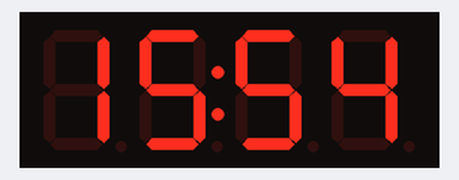
Bench run of a program on a simulated ESP8266 board running MicroPython. Shown: 4-digit seven-segment display. WiFi joins after 1.5 s; the clock reads 2024-03-15 10:24:30 at power-on unless the program sets it; library files of the repository ran but are not shown: tm1637.py; what the program prints to the serial console is not drawn.

Above: at 1.6 s.
At 64.4 s:
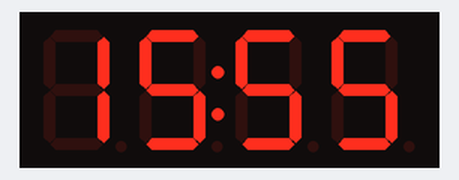
At 128.1 s:
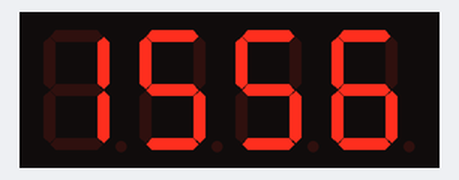

The program:

main.py
```python
from machine import Pin
import network
import ntptime
import tm1637
import time

# ===== TM1637 Setup =====
tm = tm1637.TM1637(clk=Pin(5), dio=Pin(4))
tm.brightness(7)

# ===== Custom Segment Map =====
digits = [
    0x3f, # 0
    0x06, # 1
    0x5b, # 2
    0x4f, # 3
    0x66, # 4
    0x6d, # 5
    0x7d, # 6
    0x07, # 7
    0x7f, # 8
    0x6f  # 9
]

def show_time(h, m, colon):
    seg = [
        digits[h // 10],
        digits[h % 10] | (0x80 if colon else 0x00),  # colon bit
        digits[m // 10],
        digits[m % 10]
    ]
    tm.write(seg)

# ===== WiFi Setup =====

SSID = "ssid"
PASSWORD = "pass"

wlan = network.WLAN(network.STA_IF)
wlan.active(True)
wlan.connect(SSID, PASSWORD)

while not wlan.isconnected():
    time.sleep(0.5)

# ===== NTP Sync (once) =====
try:
    ntptime.settime()   # UTC
except:
    pass

IST = 19800
colon = True

print("NTP Clock Started")

# ===== Main Loop =====
while True:
    t = time.localtime(time.time() + IST)
    h = t[3]
    m = t[4]

    show_time(h, m, colon)
    colon = not colon

    time.sleep(1)
```
